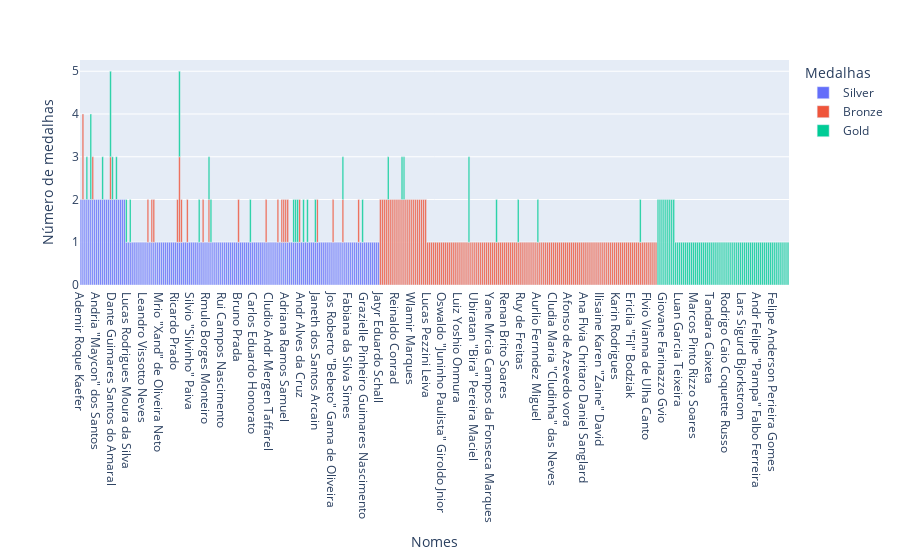

This figure's notebook cell:
### Markdown cell above
Vamos analisar agora as medalhas que nossos atletas trouxeram para casa.

Encontre os maiores medalhistas brasileiros em **total de medalhas**. Em seguida, faça um gráfico de barras empilhadas. No eixo X coloque o nome dos atletas, e no eixo Y coloque o número de medalhas. Utilize as barras empilhadas para mostrar, respectivamente, as medalhas de bronze, prata e ouro de cada atleta.

### Code cell
# Agrupando um DF por nome e medalhas, contando o qauntidade de medalhas de cada tipo.
df_medalhista_br = pd.DataFrame(df_olimpiadas_med_br.groupby(['Name', 'Medal'])['Medal'].count().sort_values(ascending=False))

# Ajustde e nome após contabilizar as medalhas.
df_medalhista_br.rename({'Medal': 'Medal_Count'}, axis='columns', inplace=True)

# Passando os nomes dos índices das rows para coluna (reset_index).
df_medalhista_br.reset_index(inplace=True)

# Agrupando cada tipo de medalha para ficar visível a quantidade dos tipos de medalhas.
fig = px.bar(df_medalhista_br, x='Name',
             y='Medal_Count',
             color='Medal',
             labels={'Medal':'Medalhas', 'Medal_Count':'Número de medalhas', 'Name':'Nomes'})
fig

### Figure 1 — Plotly figure (JSON) as saved in the notebook; plotly's stock layout.template omitted (floating-point values rounded to 4 significant figures; data arrays with more than 128 entries replaced by an {"elided": "..."} marker saying what was removed)
{"data": [{"alignmentgroup": "True", "hovertemplate": "Medalhas=Silver<br>Nomes=%{x}<br>Número de medalhas=%{y}<extra></extra>", "legendgroup": "Silver", "marker": {"color": "#636efa", "pattern": {"shape": ""}}, "name": "Silver", "offsetgroup": "Silver", "orientation": "v", "showlegend": true, "textposition": "auto", "type": "bar", "x": {"elided": "152 str values"}, "xaxis": "x", "y": {"elided": "152 int values"}, "yaxis": "y"}, {"alignmentgroup": "True", "hovertemplate": "Medalhas=Bronze<br>Nomes=%{x}<br>Número de medalhas=%{y}<extra></extra>", "legendgroup": "Bronze", "marker": {"color": "#EF553B", "pattern": {"shape": ""}}, "name": "Bronze", "offsetgroup": "Bronze", "orientation": "v", "showlegend": true, "textposition": "auto", "type": "bar", "x": {"elided": "165 str values"}, "xaxis": "x", "y": {"elided": "165 int values"}, "yaxis": "y"}, {"alignmentgroup": "True", "hovertemplate": "Medalhas=Gold<br>Nomes=%{x}<br>Número de medalhas=%{y}<extra></extra>", "legendgroup": "Gold", "marker": {"color": "#00cc96", "pattern": {"shape": ""}}, "name": "Gold", "offsetgroup": "Gold", "orientation": "v", "showlegend": true, "textposition": "auto", "type": "bar", "x": ["Sheilla Tavares de Castro Blassioli", "Maurcio Camargo Lima", "Srgio \"Escadinha\" Dutra dos Santos", "Thasa Daher de Menezes", "Giovane Farinazzo Gvio", "Fabiana \"Fabi\" Alvim de Oliveira", "Fabiana Marcelino Claudino", "Paula Renata Marques Pequeno", "Robert Scheidt", "Jaqueline Maria \"Jaque\" Pereira de Carvalho Endres", "Marcelo Bastos Ferreira", "Torben Schmidt Grael", "Adhemar Ferreira da Silva", "Lucas Saatkamp", "Luan Guilherme de Jesus Vieira", "Neymar da Silva Santos Jnior", "Natlia Zlio Pereira", "Luan Garcia Teixeira", "Paulo Andr \"Paulo\" Jukoski da Silva", "Nalbert Tavares Bitencourt", "Luiz Felipe Marques Fonteles", "Rafael Alcntara do Nascimento", "Maurcio Borges Almeida Silva", "Marcos \"Marquinhos\" Aos Corra", "Martine Soffiatti Grael", "Marcos Pinto Rizzo Soares", "Marianne \"Mari\" Steinbrecher", "Marcelo Teles Negro", "Maurren Higa Maggi", "Maurcio Luiz de Souza", "Valeska \"Valeskinha\" dos Santos Menezes", "Thiago Maia Alencar", "Thiago Braz da Silva", "Tandara Caixeta", "Talmo Curto de Oliveira", "der Francis Carbonera", "Wverton Pereira da Silva", "William de Asevedo Furtado", "William Peixoto Arjona", "Welissa \"Sass\" de Souza Gonzaga", "Wallace Leandro de Souza", "Walewska Moreira de Oliveira", "Walace Souza Silva", "Rodrigo de Paula Pessoa", "Rodrigo Caio Coquette Russo", "Rodrigo \"Rodrigo\" Santana", "Robson Donato Conceio", "Ricardo Samuel Lucarelli Santos de Souza", "Ricardo Alex Costa Santos", "Ricardo \"Ricardinho\" Bermudez Garcia", "Renato Soares de Oliveira Augusto", "Rafaela Lopes Silva", "Rodrigo Dourado Cunha", "Rogrio Sampaio Cardoso", "Sarah Gabrielle Cabral de Menezes", "Sandra Tavares Pires Nascimento", "Lars Sigurd Bjorkstrom", "Bruno Oscar Schmidt", "Bruno \"Bruninho\" Mossa de Rezende", "Aurlio Fernndez Miguel", "Arthur Nabarrete Zanetti", "Dante Guimares Santos do Amaral", "Danielle \"Dani\" Rodrigues Lins", "Csar Augusto Cielo Filho", "Carolina \"Carol\" Demartini de Albuquerque", "Antnio Carlos \"Carlo\" Aguilar Gouveia", "Douglas Chiarotti", "Alexandre \"Tande\" Ramos Samuel", "Alexander Welter", "Andr Luiz da Silva Nascimento", "Andr Heller", "Andr Felipe \"Pampa\" Falbo Ferreira", "Anderson de Oliveira Rodrigues", "Alison Conte Cerutti", "Amauri Ribeiro", "Douglas Correia de Souza", "Jorge Edson Souza de Brito", "Joaquim Carvalho Cruz", "Janelson dos Santos Carvalho", "Jacqueline Louise \"Jackie\" da Cruz Silva", "Hlia \"Fofo\" Rogrio de Souza Pinto", "Kahena Kunze", "Adenzia Aparecida Ferreira da Silva", "Jos Carlos Cracco Neto", "Felipe Anderson Perieira Gomes", "Evandro Motta Guerra", "Emanuel Fernando Scheffler Rego", "Fernanda \"Fernandinha\" Ferreira", "Eduardo Henrique Gomes Penido", "Douglas dos Santos Justino de Melo", "Fernanda Garay Rodrigues", "Gabriel Fernando de Jesus", "Gustavo Endres", "Guilherme Paraense", "Gilberto Amauri \"Giba\" de Godoy Filho", "Gabriel Barbosa Almeida"], "xaxis": "x", "y": [2, 2, 2, 2, 2, 2, 2, 2, 2, 2, 2, 2, 2, 1, 1, 1, 1, 1, 1, 1, 1, 1, 1, 1, 1, 1, 1, 1, 1, 1, 1, 1, 1, 1, 1, 1, 1, 1, 1, 1, 1, 1, 1, 1, 1, 1, 1, 1, 1, 1, 1, 1, 1, 1, 1, 1, 1, 1, 1, 1, 1, 1, 1, 1, 1, 1, 1, 1, 1, 1, 1, 1, 1, 1, 1, 1, 1, 1, 1, 1, 1, 1, 1, 1, 1, 1, 1, 1, 1, 1, 1, 1, 1, 1, 1, 1], "yaxis": "y"}], "layout": {"barmode": "relative", "legend": {"title": {"text": "Medalhas"}, "tracegroupgap": 0}, "margin": {"t": 60}, "xaxis": {"anchor": "y", "domain": [0, 1], "title": {"text": "Nomes"}}, "yaxis": {"anchor": "x", "domain": [0, 1], "title": {"text": "Número de medalhas"}}}}
